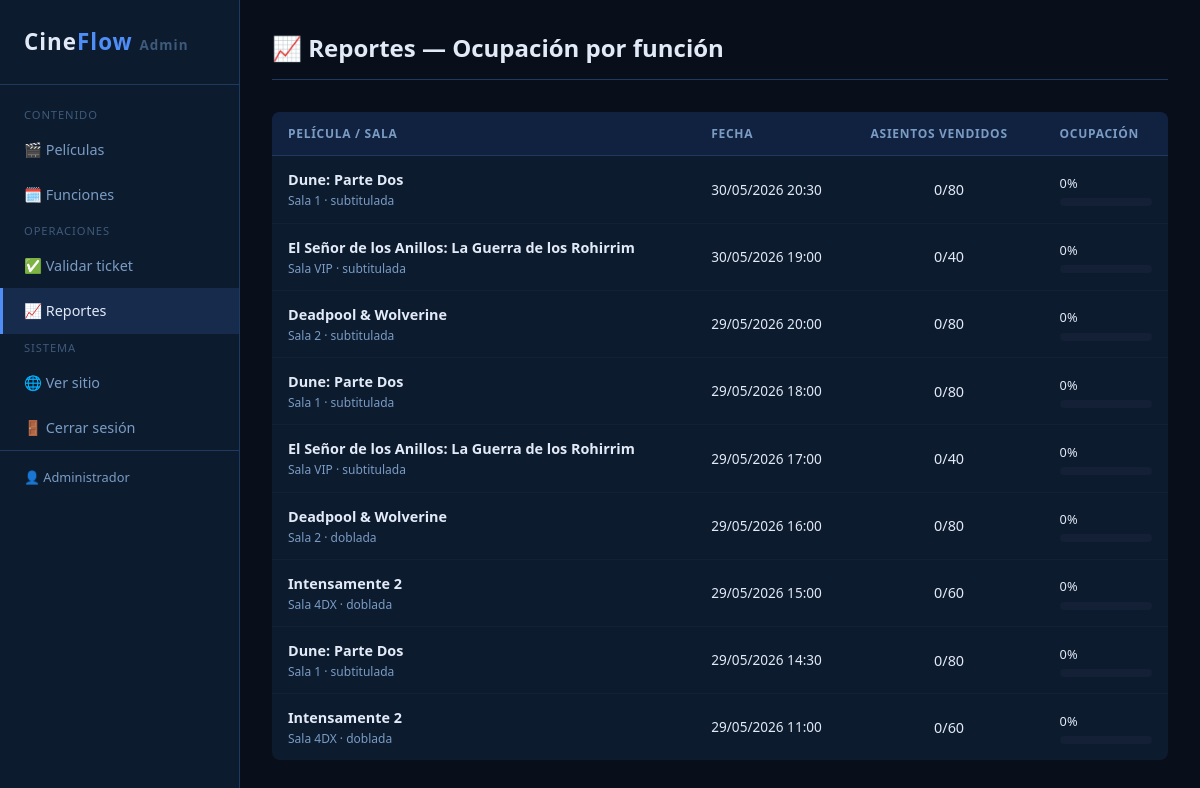
Screenshot of /admin/reportes.php (signed in) with the database file from the repository.
### tables this page shows
CREATE TABLE usuarios (
    id            INT UNSIGNED    NOT NULL AUTO_INCREMENT,
    nombre        VARCHAR(100)    NOT NULL,
    email         VARCHAR(150)    NOT NULL,
    password_hash VARCHAR(255)    NOT NULL                  COMMENT 'Hash bcrypt',
    rol           ENUM('admin')   NOT NULL DEFAULT 'admin',
    activo        TINYINT(1)      NOT NULL DEFAULT 1,
    fecha_registro DATETIME       NOT NULL DEFAULT CURRENT_TIMESTAMP,

    PRIMARY KEY (id),
    UNIQUE KEY uq_email (email)
);

CREATE TABLE funciones (
    id             INT UNSIGNED   NOT NULL AUTO_INCREMENT,
    pelicula_id    INT UNSIGNED   NOT NULL,
    sala_id        INT UNSIGNED   NOT NULL,
    fecha_hora     DATETIME       NOT NULL,
    precio         DECIMAL(8,2)   NOT NULL,
    idioma         ENUM('subtitulada','doblada','original') NOT NULL DEFAULT 'subtitulada',
    activa         TINYINT(1)     NOT NULL DEFAULT 1,

    PRIMARY KEY (id),
    UNIQUE KEY uq_sala_horario (sala_id, fecha_hora),
    INDEX idx_pelicula_fecha (pelicula_id, fecha_hora),
    INDEX idx_fecha_hora (fecha_hora),

    CONSTRAINT fk_funcion_pelicula
        FOREIGN KEY (pelicula_id) REFERENCES peliculas(id)
        ON DELETE RESTRICT ON UPDATE CASCADE,
    CONSTRAINT fk_funcion_sala
        FOREIGN KEY (sala_id) REFERENCES salas(id)
        ON DELETE RESTRICT ON UPDATE CASCADE
);

CREATE TABLE peliculas (
    id             INT UNSIGNED   NOT NULL AUTO_INCREMENT,
    titulo         VARCHAR(200)   NOT NULL,
    genero         VARCHAR(80)    NOT NULL,
    sinopsis       TEXT               NULL,
    clasificacion  ENUM('TE','TE+7','MA+14','MA+18') NOT NULL DEFAULT 'TE',
    duracion_min   SMALLINT UNSIGNED  NULL,
    imagen         VARCHAR(300)       NULL                  COMMENT 'Ruta: uploads/peliculas/imagen.jpg',
    activa         TINYINT(1)     NOT NULL DEFAULT 1,
    fecha_estreno  DATE               NULL,

    PRIMARY KEY (id),
    INDEX idx_genero (genero),
    INDEX idx_activa (activa)
);

CREATE TABLE salas (
    id             INT UNSIGNED   NOT NULL AUTO_INCREMENT,
    nombre         VARCHAR(50)    NOT NULL,
    capacidad      SMALLINT UNSIGNED NOT NULL DEFAULT 100,
    tipo           ENUM('estandar','vip','4dx','imax') NOT NULL DEFAULT 'estandar',
    activa         TINYINT(1)     NOT NULL DEFAULT 1,

    PRIMARY KEY (id),
    UNIQUE KEY uq_nombre_sala (nombre)
);

### config.php (called while the page is built, shortened)
<?php
require_once __DIR__ . '/includes/layout.php';
$_pdo_instancia = null;
function obtenerConexion(): PDO
{
    global $_pdo_instancia;
    if ($_pdo_instancia !== null) return $_pdo_instancia;
    $dsn = sprintf('mysql:host=%s;port=%s;dbname=%s;charset=utf8mb4', DB_HOST, DB_PUERTO, DB_NOMBRE);
    $opciones = [
        PDO::ATTR_ERRMODE            => PDO::ERRMODE_EXCEPTION,
        PDO::ATTR_DEFAULT_FETCH_MODE => PDO::FETCH_ASSOC,
        PDO::ATTR_EMULATE_PREPARES   => false,
        PDO::MYSQL_ATTR_INIT_COMMAND => "SET NAMES utf8mb4 COLLATE utf8mb4_unicode_ci",
    ];
    try {
        $_pdo_instancia = new PDO($dsn, DB_USUARIO, DB_CLAVE, $opciones);
        return $_pdo_instancia;
    } catch (PDOException $e) {
        registrarError('config - obtenerConexion', $e->getMessage());
        if (ENTORNO === 'desarrollo') {
            die(
                '<div style="font-family:monospace;background:#2e0d0d;color:#e74c3c;' .
                'padding:20px;margin:20px;border-radius:8px;border:1px solid #e74c3c;">' .
                '<strong>Error de conexión a la base de datos:</strong><br>' .
                htmlspecialchars($e->getMessage()) .
                '<br><br><small>Verifica que XAMPP (MySQL) esté corriendo y que la BD ' .
                '<strong>' . DB_NOMBRE . '</strong> exista.</small></div>'
            );
        }
        http_response_code(503);
        die('El servicio no está disponible en este momento. Por favor, inténtalo más tarde.');
    }
}
function esc(?string $texto): string
{
    return htmlspecialchars((string)$texto, ENT_QUOTES | ENT_SUBSTITUTE, 'UTF-8');
}
function obtenerUsuario(int $usuario_id): ?array
{
    $pdo = obtenerConexion();
    try {
        $stmt = $pdo->prepare("SELECT id, nombre, email, rol FROM usuarios WHERE id = :id AND activo = 1 LIMIT 1");
        $stmt->execute([':id' => $usuario_id]);
        return $stmt->fetch() ?: null;
    } catch (PDOException $e) {
        registrarError('funciones - obtenerUsuario', $e->getMessage());
        return null;
    }
}

### admin/reportes.php (the view, shortened to what this page needs)
<?php
require_once __DIR__ . '/../config.php';
$pdo = obtenerConexion();
try {
    $reporte = $pdo->query("
        SELECT f.id, f.fecha_hora, f.idioma,
               p.titulo AS pelicula,
               s.nombre AS sala, s.capacidad,
               COUNT(CASE WHEN r.estado IN ('confirmada','utilizada') THEN 1 END) AS vendidas
        FROM   funciones f
        JOIN   peliculas p ON p.id = f.pelicula_id
        JOIN   salas     s ON s.id = f.sala_id
        LEFT   JOIN reservas r ON r.funcion_id = f.id
        GROUP  BY f.id
        ORDER  BY f.fecha_hora DESC
    ")->fetchAll();
} catch (PDOException $e) {
    registrarError('admin-reportes', $e->getMessage());
    $reporte = [];
}
$admin_nav_activo = 'reportes';
render_admin_header();
?>
<div class="admin-topbar">
    <h1>📈 Reportes — Ocupación por función</h1>
</div>
<?php if (empty($reporte)): ?>
    <p style="color:var(--texto-muy-suave);">No hay funciones registradas.</p>
<?php else: ?>
<table class="admin-tabla">
    <thead>
        <tr>
            <th>Película / Sala</th>
            <th>Fecha</th>
            <th>Asientos vendidos</th>
            <th>Ocupación</th>
        </tr>
    </thead>
    <tbody>
    <?php foreach ($reporte as $r): ?>
        <?php $pct = $r['capacidad'] > 0 ? round($r['vendidas'] / $r['capacidad'] * 100) : 0; ?>
        <tr>
            <td>
                <div style="font-weight:600;font-size:.9rem;"><?= esc($r['pelicula']) ?></div>
                <div style="font-size:.75rem;color:var(--texto-suave);"><?= esc($r['sala']) ?> · <?= esc($r['idioma']) ?></div>
            </td>
            <td style="white-space:nowrap;font-size:.85rem;"><?= date('d/m/Y H:i', strtotime($r['fecha_hora'])) ?></td>
            <td style="text-align:center;"><?= $r['vendidas'] ?>/<?= $r['capacidad'] ?></td>
            <td style="min-width:100px;">
                <div style="font-size:.8rem;margin-bottom:.2rem;"><?= $pct ?>%</div>
                <div class="reporte-barra-wrap">
                </div>
            </td>
        </tr>
    <?php endforeach; ?>
    </tbody>
</table>
<?php endif; ?>
<?php render_admin_footer(); ?>

### includes/layout.php (shortened to what this page needs)
    <?php
function render_admin_header(): void
{
    global $titulo_pagina, $admin_nav_activo;
    $admin_nav_activo ??= '';
    $admin = obtenerUsuario((int)$_SESSION['usuario_id']);
    ?>
<!DOCTYPE html>
<html lang="es">
<head>
    <link rel="stylesheet" href="../assets/css/estilo.css">
    <link rel="stylesheet" href="../assets/css/admin.css">
</head>
<body>
<div class="admin-layout">
<aside class="admin-sidebar">
    <a href="peliculas.php" class="logo">Cine<span>Flow</span> <small style="font-size:.6em;color:var(--texto-muy-suave);">Admin</small></a>
    <nav class="admin-nav">
        <span class="nav-seccion">Contenido</span>
        <a href="peliculas.php"     class="<?= $admin_nav_activo === 'peliculas'  ? 'activo' : '' ?>">🎬 Películas</a>
        <a href="funciones.php"     class="<?= $admin_nav_activo === 'funciones'  ? 'activo' : '' ?>">🗓️ Funciones</a>
        <span class="nav-seccion">Operaciones</span>
        <a href="validar-ticket.php" class="<?= $admin_nav_activo === 'validar'   ? 'activo' : '' ?>">✅ Validar ticket</a>
        <a href="reportes.php"      class="<?= $admin_nav_activo === 'reportes'   ? 'activo' : '' ?>">📈 Reportes</a>
        <span class="nav-seccion">Sistema</span>
        <a href="../index.php" target="_blank">🌐 Ver sitio</a>
        <a href="login.php?salir=1">🚪 Cerrar sesión</a>
    </nav>
    <?php if ($admin): ?>
    <div style="padding:1rem 1.5rem;border-top:1px solid var(--borde);margin-top:auto;font-size:.8rem;color:var(--texto-suave);">
        👤 <?= esc($admin['nombre']) ?>
    </div>
    <?php endif; ?>
</aside>
<main class="admin-content">
    <?php
}
function render_admin_footer(): void
{
    ?>
</main>
</div>
</body>
</html>
    <?php
}

### assets/css/estilo.css (style rules this page uses)
:root { --primario: #4f8ef7; --primario-oscuro: #3a7ae0; --primario-suave: rgba(79, 142, 247, .15); --oscuro: #080f1a; --superficie: #0d1b2e; --superficie-alt: #112240; --overlay: rgba(0, 0, 0, .8); --borde: #1e3a5f; --borde-suave: #132035; --texto: #e2eaf8; --texto-suave: #7a9cc4; --texto-muy-suave: #3d5a7a; --verde: #2ecc71; --verde-oscuro: #0d2e1a; --azul: #3498db; --azul-oscuro: #0d1e2e; --amarillo: #f39c12; --amarillo-oscuro: #1a1200; --rojo: #e74c3c; --rojo-oscuro: #2e0d0d; --libre: #0a2a1a; --libre-borde: #2ecc71; --ocupado: #1a0d1a; --ocupado-borde: #5a3a6a; --seleccionado: #0d2a4a; --seleccionado-borde:#4f8ef7; --fuente: 'Segoe UI', Arial, sans-serif; --fuente-mono: 'Courier New', Courier, monospace; --ancho-max: 1200px; --radio: 8px; --radio-lg: 12px; --sombra: 0 4px 16px rgba(0, 0, 0, .4); --sombra-lg: 0 8px 32px rgba(0, 0, 0, .6); --transicion: .2s ease; }
*, *::before, *::after { box-sizing: border-box; margin: 0; padding: 0; }
html { scroll-behavior: smooth; }
body { background-color: var(--oscuro); color: var(--texto); font-family: var(--fuente); font-size: 16px; line-height: 1.6; min-height: 100vh; display: flex; flex-direction: column; }
main { flex: 1; }
a { color: var(--primario); text-decoration: none; transition: color var(--transicion); }
h1, h2, h3, h4, h5, h6 { line-height: 1.3; font-weight: 700; }
.logo { font-size: 1.6rem; font-weight: 700; color: var(--primario); letter-spacing: 1px; text-decoration: none; flex-shrink: 0; display: flex; align-items: center; gap: 10px; }
.logo span { color: var(--texto); }
main { display: flex; flex-direction: column; }

### assets/css/admin.css (style rules this page uses)
.admin-layout { display: flex; min-height: 100vh; }
.admin-sidebar { width: 240px; background: var(--superficie); border-right: 1px solid var(--borde); padding: 1.5rem 0; position: fixed; top: 0; left: 0; height: 100vh; overflow-y: auto; z-index: 100; }
.admin-sidebar .logo { display: block; padding: 0 1.5rem 1.5rem; font-size: 1.4rem; font-weight: 700; color: var(--texto); text-decoration: none; border-bottom: 1px solid var(--borde); margin-bottom: 1rem; }
.admin-sidebar .logo span { color: var(--primario); }
.admin-nav a { display: flex; align-items: center; gap: .6rem; padding: .7rem 1.5rem; color: var(--texto-suave); text-decoration: none; font-size: .9rem; transition: all .2s; }
.admin-nav a:hover, .admin-nav a.activo { background: var(--primario-suave); color: var(--texto); border-left: 3px solid var(--primario); padding-left: calc(1.5rem - 3px); }
.admin-nav .nav-seccion { padding: 1rem 1.5rem .3rem; font-size: .7rem; text-transform: uppercase; letter-spacing: .08em; color: var(--texto-muy-suave); }
.admin-content { margin-left: 240px; flex: 1; padding: 2rem; min-height: 100vh; }
.admin-topbar { display: flex; align-items: center; justify-content: space-between; margin-bottom: 2rem; padding-bottom: 1rem; border-bottom: 1px solid var(--borde); }
.admin-topbar h1 { font-size: 1.5rem; color: var(--texto); margin: 0; }
.admin-tabla { width: 100%; border-collapse: collapse; background: var(--superficie); border-radius: var(--radio); overflow: hidden; }
.admin-tabla th { background: var(--superficie-alt); color: var(--texto-suave); font-size: .75rem; text-transform: uppercase; letter-spacing: .06em; padding: .75rem 1rem; text-align: left; border-bottom: 1px solid var(--borde); }
.admin-tabla td { padding: .75rem 1rem; border-bottom: 1px solid var(--borde-suave); color: var(--texto); font-size: .9rem; }
.admin-tabla tr:last-child td { border-bottom: none; }
.reporte-barra-wrap { background: var(--borde-suave); border-radius: 4px; height: 8px; margin-top: .3rem; }

### rows the page displays
usuarios: nombre "Administrador"
funciones: pelicula.titulo "Dune: Parte Dos", sala.nombre "Sala 1", idioma "subtitulada", fecha_hora "30/05/2026 20:30", vendidas "0", sala.capacidad "80", pct "0"
funciones: pelicula.titulo "El Señor de los Anillos: La Guerra de los Rohirrim", sala.nombre "Sala VIP", idioma "subtitulada", fecha_hora "30/05/2026 19:00", vendidas "0", sala.capacidad "40", pct "0"
funciones: pelicula.titulo "Deadpool & Wolverine", sala.nombre "Sala 2", idioma "subtitulada", fecha_hora "29/05/2026 20:00", vendidas "0", sala.capacidad "80", pct "0"
funciones: pelicula.titulo "Dune: Parte Dos", sala.nombre "Sala 1", idioma "subtitulada", fecha_hora "29/05/2026 18:00", vendidas "0", sala.capacidad "80", pct "0"
funciones: pelicula.titulo "El Señor de los Anillos: La Guerra de los Rohirrim", sala.nombre "Sala VIP", idioma "subtitulada", fecha_hora "29/05/2026 17:00", vendidas "0", sala.capacidad "40", pct "0"
funciones: pelicula.titulo "Deadpool & Wolverine", sala.nombre "Sala 2", idioma "doblada", fecha_hora "29/05/2026 16:00", vendidas "0", sala.capacidad "80", pct "0"
funciones: pelicula.titulo "Intensamente 2", sala.nombre "Sala 4DX", idioma "doblada", fecha_hora "29/05/2026 15:00", vendidas "0", sala.capacidad "60", pct "0"
funciones: pelicula.titulo "Dune: Parte Dos", sala.nombre "Sala 1", idioma "subtitulada", fecha_hora "29/05/2026 14:30", vendidas "0", sala.capacidad "80", pct "0"
funciones: pelicula.titulo "Intensamente 2", sala.nombre "Sala 4DX", idioma "doblada", fecha_hora "29/05/2026 11:00", vendidas "0", sala.capacidad "60", pct "0"
